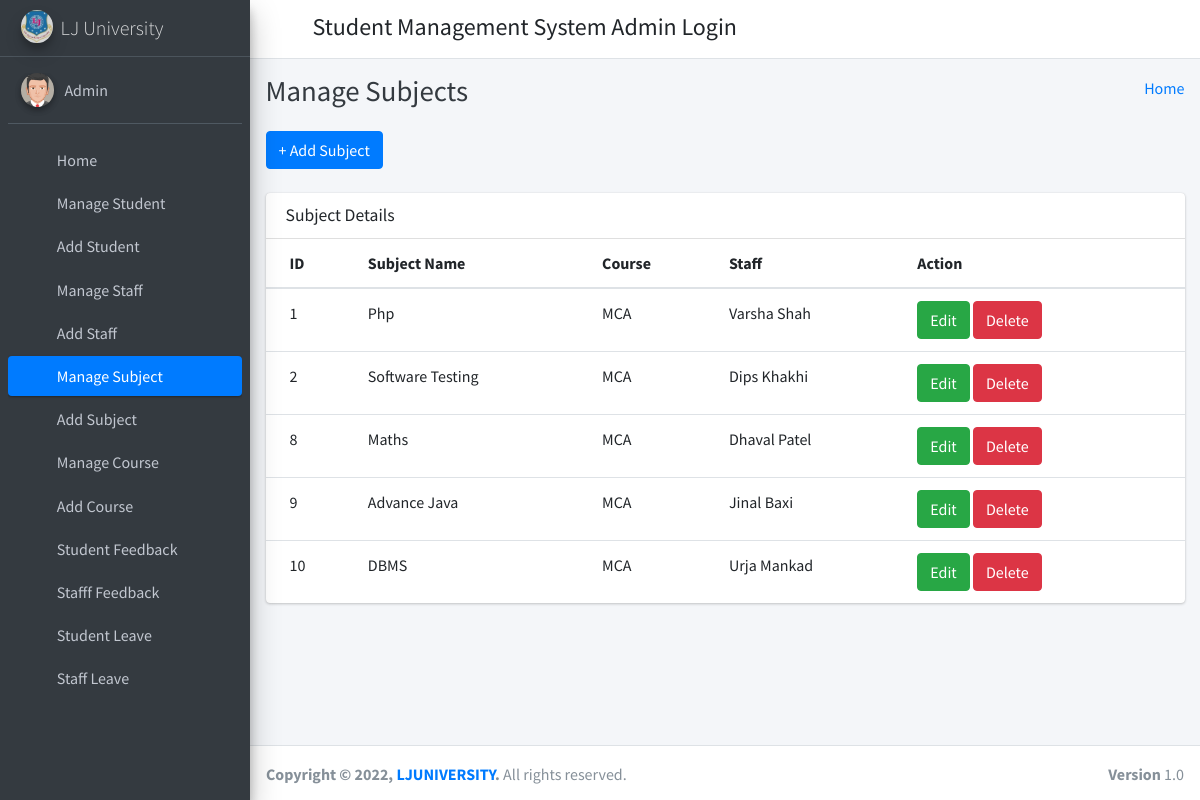
Screenshot of /manage_subject/ (signed in) with the database file from the repository.
### student_management_app/models.py (models this page shows)
class CustomUser(AbstractUser):
    user_type_data = ((1, "HOD"), (2, "Staff"), (3, "Student"))
    user_type = models.CharField(default=1, choices=user_type_data, max_length=10)

class Subjects(models.Model):
    id =models.AutoField(primary_key=True)
    subject_name = models.CharField(max_length=255)
    course_id = models.ForeignKey(Courses, on_delete=models.CASCADE, default=1) #need to give defauult course
    staff_id = models.ForeignKey(CustomUser, on_delete=models.CASCADE)
    created_at = models.DateTimeField(auto_now_add=True)
    updated_at = models.DateTimeField(auto_now=True)
    objects = models.Manager()

class Courses(models.Model):
    id = models.AutoField(primary_key=True)
    course_name = models.CharField(max_length=255)
    created_at = models.DateTimeField(auto_now_add=True)
    updated_at = models.DateTimeField(auto_now=True)
    objects = models.Manager()

### student_management_app/HodViews.py (the view)
# urls.py: path('manage_subject/', HodViews.manage_subject, name="manage_subject"),
def manage_subject(request):
    subjects = Subjects.objects.all()
    context = {
        "subjects": subjects
    }
    return render(request, 'hod_template/manage_subject_template.html', context)

### student_management_app/LoginCheckMiddleWare.py (called while the page is built, shortened)
    def process_view(self, request, view_func, view_args, view_kwargs):
        modulename = view_func.__module__
        user = request.user
        if user.is_authenticated:
            if user.user_type == "1":
                if modulename == "student_management_app.HodViews":
                    pass
                elif modulename == "student_management_app.views" or modulename == "django.views.static":
                    pass
                else:
                    return redirect("admin_home")
            else:
                return redirect("login")
        else:
            if request.path == reverse("login") or request.path == reverse("doLogin"):
                pass
            else:
                return redirect("login")

### student_management_app/templates/hod_template/manage_subject_template.html (shortened to what this page needs)
{% extends 'hod_template/base_template.html' %}
{% block page_title %}
    Manage Subjects
{% endblock page_title %}
{% block main_content %}
{% load static %}
<section class="content">
        <div class="container-fluid">
            <a class="btn btn-primary" href="{% url 'add_subject' %}" role="button">+ Add Subject</a> <br/>&nbsp;
            <div class="row">
                <div class="col-md-12">
                    <div class="card">
                        <div class="card-header">
                            <h3 class="card-title">Subject Details</h3>
                        </div>
                        <div class="card-body table-responsive p-0">
                            <table class="table table-hover text-nowrap">
                            <thead>
                                <tr>
                                <th>ID</th>
                                <th>Subject Name</th>
                                <th>Course</th>
                                <th>Staff</th>
                                <th>Action</th>
                                </tr>
                            </thead>
                            <tbody>
                                {% for subject in subjects %}
                                <tr>
                                <td>{{ subject.id }}</td>
                                <td>{{ subject.subject_name }}</td>
                                <td>{{ subject.course_id.course_name }}</td>
                                <td>{{ subject.staff_id.first_name }} {{ subject.staff_id.last_name }}</td>
                                <td>
                                    <a href="{% url 'edit_subject' subject.id %}" class="btn btn-success">Edit</a>
                                    <a href="{% url 'delete_subject' subject.id %}" class="btn btn-danger">Delete</a>
                                </td>
                                </tr>
                                {% endfor %}
                            </tbody>
                            </table>
                        </div>
                        </div>
                </div>
            </div>
        </div>
      </section>
  {% endblock main_content %}

### student_management_app/templates/hod_template/sidebar_template.html
{% load static %}
<aside class="main-sidebar sidebar-dark-primary elevation-4">
      <a href="{% url 'admin_home' %}" class="brand-link">
        <img src="{% static 'dist/img/lj.png' %}" alt="LJ Logo" class="brand-image img-circle elevation-3"
            style="opacity: .8">
        <span class="brand-text font-weight-light">LJ University</span>
      </a>
      <div class="sidebar">
        <div class="user-panel mt-3 pb-3 mb-3 d-flex">
          <div class="image">
            <img src="{% static 'dist/img/user2-160x160.jpg' %}" class="img-circle elevation-2" alt="User Image">
          </div>
          <div class="info">
            <a href="{% url 'admin_profile' %}" class="d-block">{{ user.first_name }} {{ user.last_name }}</a>
          </div>
        </div>
        <nav class="mt-2">
          <ul class="nav nav-pills nav-sidebar flex-column" data-widget="treeview" role="menu" data-accordion="false">
            <li class="nav-item">
              {% url 'admin_home' as admin_home %}
              <a href="{{ admin_home }}" class="nav-link {% if request.path == admin_home %} active {% endif %}">
                <i class="nav-icon fas fa-tachometer-alt"></i>
                <p>
                  Home
                </p>
              </a>
            </li>
            <li class="nav-item">
              {% url 'manage_student' as manage_student %}
              {% url 'edit_student' student_id=id as edit_student %}
              <a href="{{ manage_student }}" class="nav-link {% if request.path == manage_student %} active {% endif %} {% if request.path == edit_student %} active {% endif %}">
                <i class="nav-icon fas fa-user-graduate"></i>
                <p>
                  Manage Student
                </p>
              </a>
            </li>
            <li class="nav-item">
              {% url 'add_student' as add_student %}
              <a href="{{ add_student }}" class="nav-link {% if request.path == add_student %} active {% endif %}">
                <i class="nav-icon fas fa-user-graduate"></i>
                <p>
                  Add Student
                </p>
              </a>
            </li>
            <li class="nav-item">
              {% url 'manage_staff' as manage_staff %}
              {% url 'edit_staff' staff_id=id as edit_staff %}
              <a href="{{ manage_staff }}" class="nav-link {% if request.path == manage_staff %} active {% endif %} {% if request.path == edit_staff %} active {% endif %}">
                <i class="nav-icon fas fa-chalkboard-teacher"></i>
                <p>
                  Manage Staff
                </p>
              </a>
            </li>
            <li class="nav-item">
              {% url 'add_staff' as add_staff %}
              <a href="{{ add_staff }}" class="nav-link {% if request.path == add_staff %} active {% endif %}">
                <i class="nav-icon fas fa-chalkboard-teacher"></i>
                <p>
                  Add Staff
                </p>
              </a>
            </li>
            <li class="nav-item">
              {% url 'manage_subject' as manage_subject %}
              {% url 'edit_subject' subject_id=id as edit_subject %}
              <a href="{{ manage_subject }}" class="nav-link {% if request.path == manage_subject %} active {% endif %} {% if request.path == edit_subject %} active {% endif %}">
                <i class="nav-icon fas fa-book"></i>
                <p>
                  Manage Subject
                </p>
              </a>
            </li>
            <li class="nav-item">
              {% url 'add_subject' as add_subject %}
              <a href="{{ add_subject }}" class="nav-link {% if request.path == add_subject %} active {% endif %}">
                <i class="nav-icon fas fa-th"></i>
                <p>
                  Add Subject
                </p>
              </a>
            </li>
            <li class="nav-item">
              {% url 'manage_course' as manage_course %}
              {% url 'edit_course' course_id=id as edit_course %}
              <a href="{{ manage_course }}" class="nav-link {% if request.path == manage_course %} active {% endif %} {% if request.path == edit_course %} active {% endif %}">
                <i class="nav-icon fa fa-book"></i>
                <p>
                  Manage Course
                </p>
              </a>
            </li>
            <li class="nav-item">
            {% url 'add_course' as add_course %}
              <a href="{{ add_course }}" class="nav-link {% if request.path == add_course %} active {% endif %}">
                <i class="nav-icon fa fa-book"></i>
                <p>
                  Add Course
                </p>
              </a>
            </li>
            <li class="nav-item">
              {% url 'student_feedback_message' as student_feedback_message %}
              <a href="{{ student_feedback_message }}" class="nav-link {% if request.path == student_feedback_message %} active {% endif %}">
                <i class="nav-icon fas fa-comment"></i>
                <p>
                  Student Feedback
                </p>
              </a>
            </li>
            <li class="nav-item">
              {% url 'staff_feedback_message' as staff_feedback_message %}
              <a href="{{ staff_feedback_message }}" class="nav-link {% if request.path == staff_feedback_message %} active {% endif %}">
                <i class="nav-icon fas fa-comment"></i>
                <p>
                  Stafff Feedback
                </p>
              </a>
            </li>
            <li class="nav-item">
              {% url 'student_leave_view' as student_leave_view %}
              <a href="{{ student_leave_view }}" class="nav-link {% if request.path == student_leave_view %} active {% endif %}">
                <i class="nav-icon fas fa-envelope"></i>
                <p>
                  Student Leave
                </p>
              </a>
            </li>
            <li class="nav-item">
              {% url 'staff_leave_view' as staff_leave_view %}
              <a href="{{ staff_leave_view }}" class="nav-link {% if request.path == staff_leave_view %} active {% endif %}">
                <i class="nav-icon fas fa-envelope"></i>
                <p>
                  Staff Leave
                </p>
              </a>
            </li>
          </ul>
        </nav>
      </div>
    </aside>

### rows the page displays
CustomUser: first_name "Admin"
Subjects: id "1", subject_name "Php", course_id.course_name "MCA", staff_id.first_name "Varsha", staff_id.last_name "Shah"
Subjects: id "2", subject_name "Software Testing", course_id.course_name "MCA", staff_id.first_name "Dips", staff_id.last_name "Khakhi"
Subjects: id "8", subject_name "Maths", course_id.course_name "MCA", staff_id.first_name "Dhaval", staff_id.last_name "Patel"
Subjects: id "9", subject_name "Advance Java", course_id.course_name "MCA", staff_id.first_name "Jinal", staff_id.last_name "Baxi"
Subjects: id "10", subject_name "DBMS", course_id.course_name "MCA", staff_id.first_name "Urja", staff_id.last_name "Mankad"
